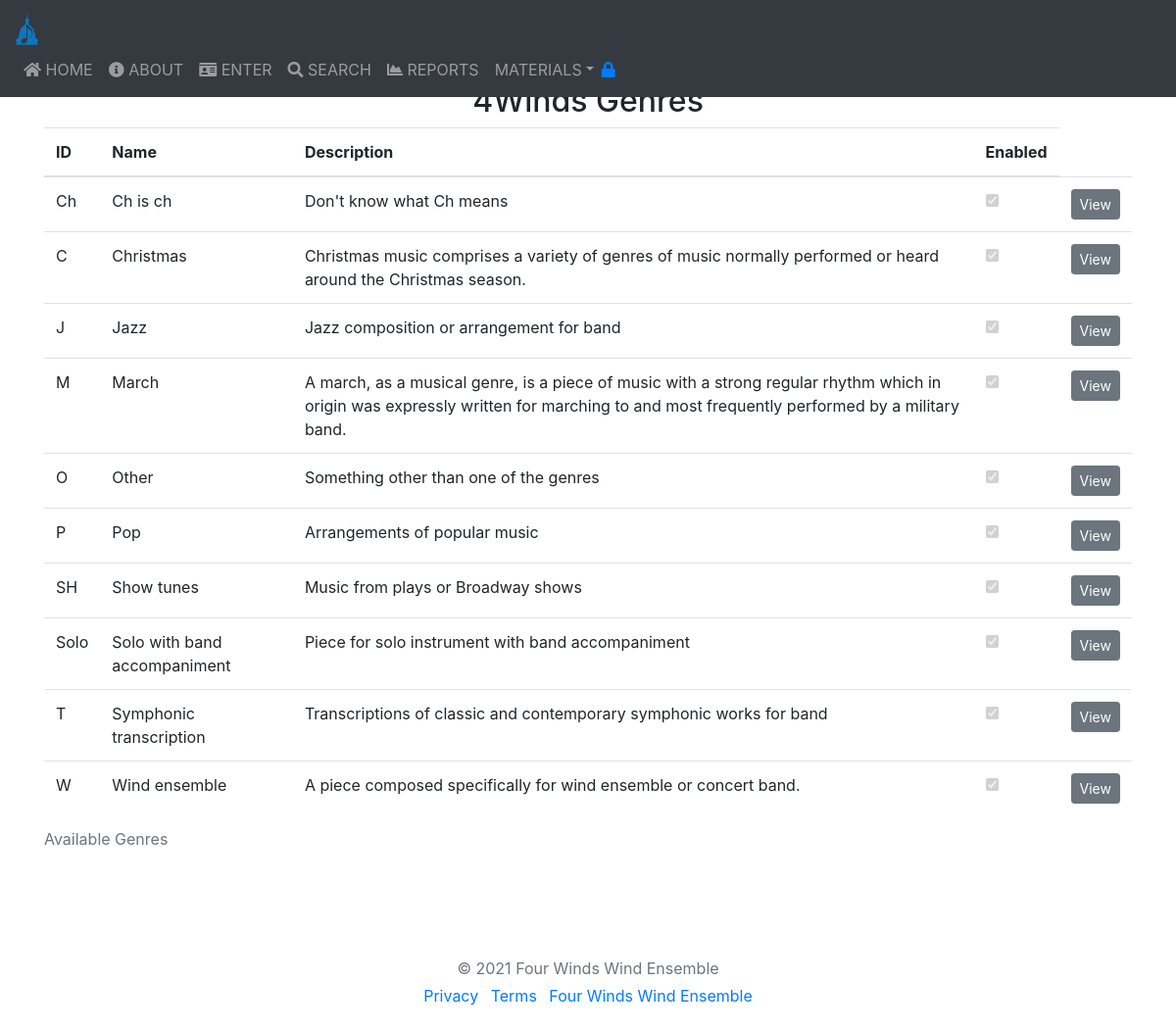
/list_genres.php, run on an earlier commit of the app's database.
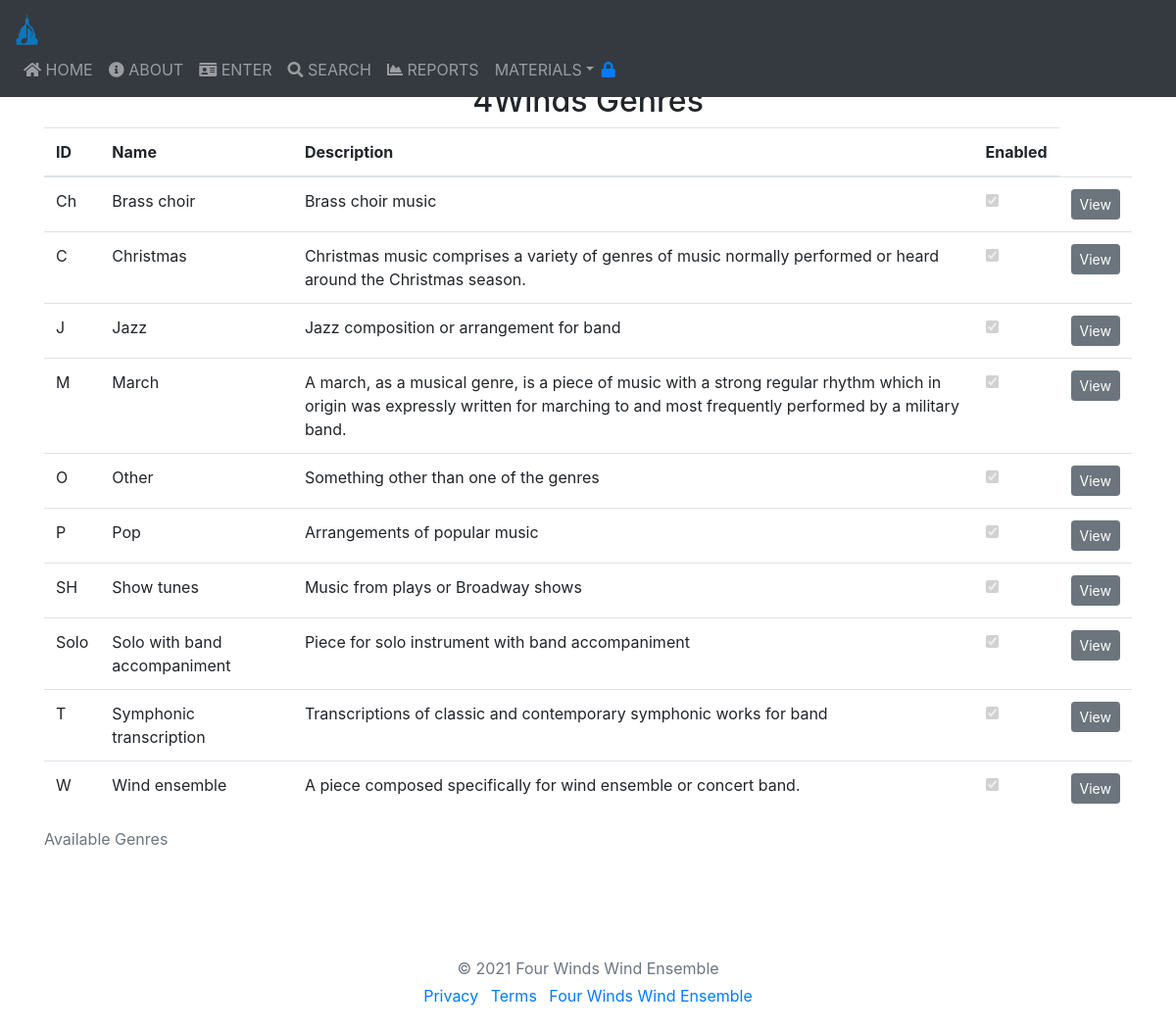
And on a later commit of the database.
### tables this page shows
CREATE TABLE `genres` (
  `id_genre` varchar(4) NOT NULL COMMENT 'The unique ID of this genre (1-4 letters)',
  `name` varchar(255) NOT NULL DEFAULT '' COMMENT 'Name of the genre, for example March',
  `description` varchar(255) DEFAULT '' COMMENT 'Description or comments of this particular genre',
  `enabled` int(11) UNSIGNED NOT NULL DEFAULT 0 COMMENT 'Set non-zero to enable the genre to be used'
);

### list_genres.php (the view, shortened to what this page needs)
<?php
  require_once("includes/header.php");
?>
<body>
<?php
  require_once("includes/navbar.php");
?>
    <br />
    <div class="container">
        <h2 align="center"><?php echo ORGNAME ?> Genres</h2>
        <div id="genre_table">
        <?php
        echo '
            <div class="panel panel-default">
               <div class="table-repsonsive">
                    <table class="table table-hover">
                    <caption class="title">Available Genres</caption>
                    <thead>
                    <tr>
                        <th>ID</th>
                        <th>Name</th>
                        <th>Description</th>
                        <th>Enabled</th>
                    </tr>
                    </thead>
                    <tbody>';
        $f_link = f_sqlConnect(DB_HOST, DB_USER, DB_PASS, DB_NAME);
        $sql = "SELECT * FROM genres ORDER BY name;";
        $res = mysqli_query($f_link, $sql) or die('Error: ' . mysqli_error($f_link));
        while ($rowList = mysqli_fetch_array($res)) {
            $id_genre = $rowList['id_genre'];
            $name = $rowList['name'];
            $description = $rowList['description'];
            $enabled = $rowList['enabled'];
            echo '<tr>
                        <td>'.$id_genre.'</td>
                        <td>'.$name.'</td>
                        <td>'.$description.'</td>
                        <td><div class="form-check form-switch">
                        <input class="form-check-input" type="checkbox" role="switch" id="typeEnabled" disabled '. (($enabled == 1) ? "checked" : "") .'>
                        </div></td>';
            echo '
                        <td><input type="button" name="view" value="View" id="'.$id_genre.'" class="btn btn-secondary btn-sm view_data" /></td>
                    </tr>
                    ';
        }
        echo '
                    </tbody>
                    </table>
                </div>
            </div>
           ';
        ?>
    </div>
<?php
  require_once("includes/footer.php");
?>

What changed in the data, as far as the page shows it:
changed genres "Ch": name "Ch is ch" → "Brass choir"; description "Don't know what Ch means" → "Brass choir music"
